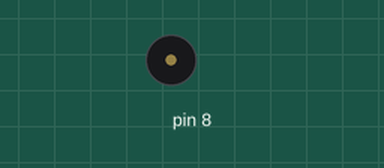
The sketch below on a simulated Arduino Uno, built with avr-gcc and run on an emulated ATmega328P. Shown: buzzer (waves = sounding).

Above: at 0.1 s.
Timing chart, 0 to 1.6 s (numbered marks = the images above):
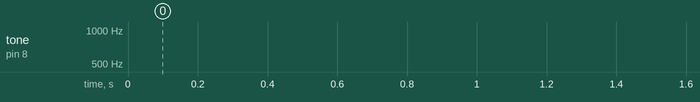

The sketch:

piezo_siren.ino
```cpp
float sinVal;
int toneVal;

void setup() {
        pinMode(8, OUTPUT);
}

void loop() {
        for (int x=0; x<180; x++) {
                // convert degrees to radians then obtain sin value
                sinVal = (sin(x*(3.1412/180)));
                // generate a frequency from the sin value
                toneVal = 500+(int(sinVal*1000));
                tone(8, toneVal);
                delay(2);
        }
}
```
